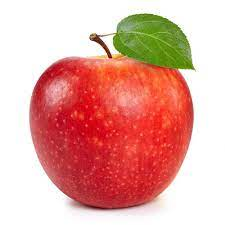
%> input picture A2/1.jpg, 225 x 225 px
$ octave q1.m   (GNU Octave 9; MATLAB toolbox functions it lacks are replaced by stand-ins)
%> lines starting %> are read from the running program, lines starting %| are printed output that depends on the picture
clc;
close;
% Step 1: Read the image
im = imread('1.jpg');
%> im is the input picture: size 225x225x3 uint8; mean R, G, B 227.6, 167.8, 159

% Step 2: Print the image size
[im_h, im_w, im_s] = size(im);
%> im_h = 225; im_w = 225; im_s = 3
disp(['Image Height: ',num2str(im_h)]);
%| Image Height: 225
disp(['Image Width: ',num2str(im_w)]);
%| Image Width: 225
disp(['Image Scale:',num2str(im_s)]);
%| Image Scale:3

% Step 3: Convert to grayscale if RGB
if size(im, 3) == 3
    gray = rgb2gray(im);
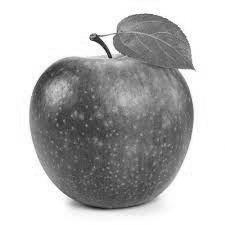
%> gray: size 225x225 uint8; min 22, max 255, mean 184.7
else
    gray = im;
end

% Step 4: Plot RGB and grayscale images side-by-side subplot
figure;
subplot(1, 2, 1);
imshow(im);
title('RGB Image');

subplot(1, 2, 2);
imshow(gray);
title('Grayscale Image');

% Step 5: Print min, max, and mean intensity
disp(['Min Intensity: ', num2str(min(im(:)))]);
%| Min Intensity: 0
disp(['Max Intensity: ', num2str(max(im(:)))]);
%| Max Intensity: 255
disp(['Mean Intensity: ', num2str(mean(im(:)))]);
%| Mean Intensity: 184.8431

% Step 6: Find image bit depth
info = imfinfo('1.jpg');
bit_depth = info.BitDepth;
disp(['Image Bit Depth: ', num2str(bit_depth)]);

% Step 7: Plot histogram
figure;
imhist(im);
title('Histogram of the Image');
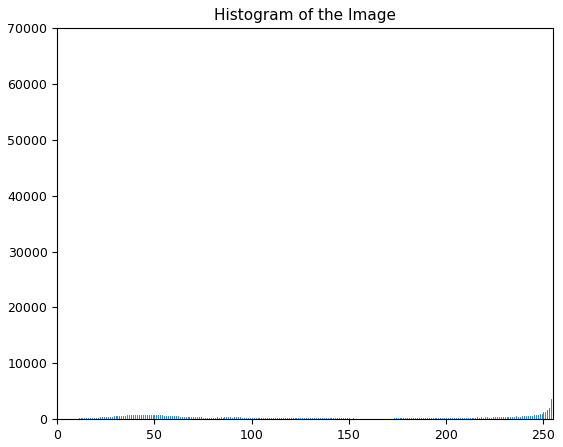
%> figure redrawn from the program's plot data; highest point at x = 255, y = 63255

% Step 8: Apply histogram equalization and CLAHE for gray image
heq = histeq(gray);
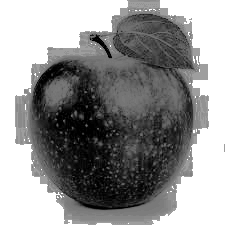
%> heq: size 225x225 uint8; min 0, max 255, mean 144.6
aheq = adapthisteq(gray);
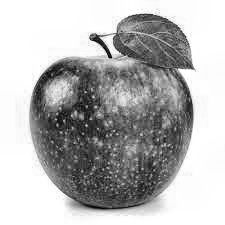
%> aheq: size 225x225 uint8; min 0, max 255, mean 180.8

% Step 9: Which output is better heq or aheq
figure;
subplot(3, 1, 1);
imshow(gray, []);
title('Original Grayscale Image');

subplot(3, 1, 2);
imshow(heq, []);
title('Histogram Equalization (HEQ)');

subplot(3, 1, 3);
imshow(aheq, []);
title('Contrast-Limited Adaptive Histogram Equalization (CLAHE)');
disp('CLAHE is better')
% Histogram equalization enhances the image's overall contrast
% Adaptive histogram equalization boosts the image's quality.
% Adaptive Histogram Equalization, in my opinion, produces superior results.
% It illustrates, by looking at the results of histogram equalization,
% that it might have increased contrast but might have also brought in darkness in some areas.
% In contrast, Adaptive Histogram Equalization describes how it keeps the details,
% enhances contrast, and prevents difficulties with darkening as shown in the

$ run again, with A2/2.jpg copied over A2/1.jpg
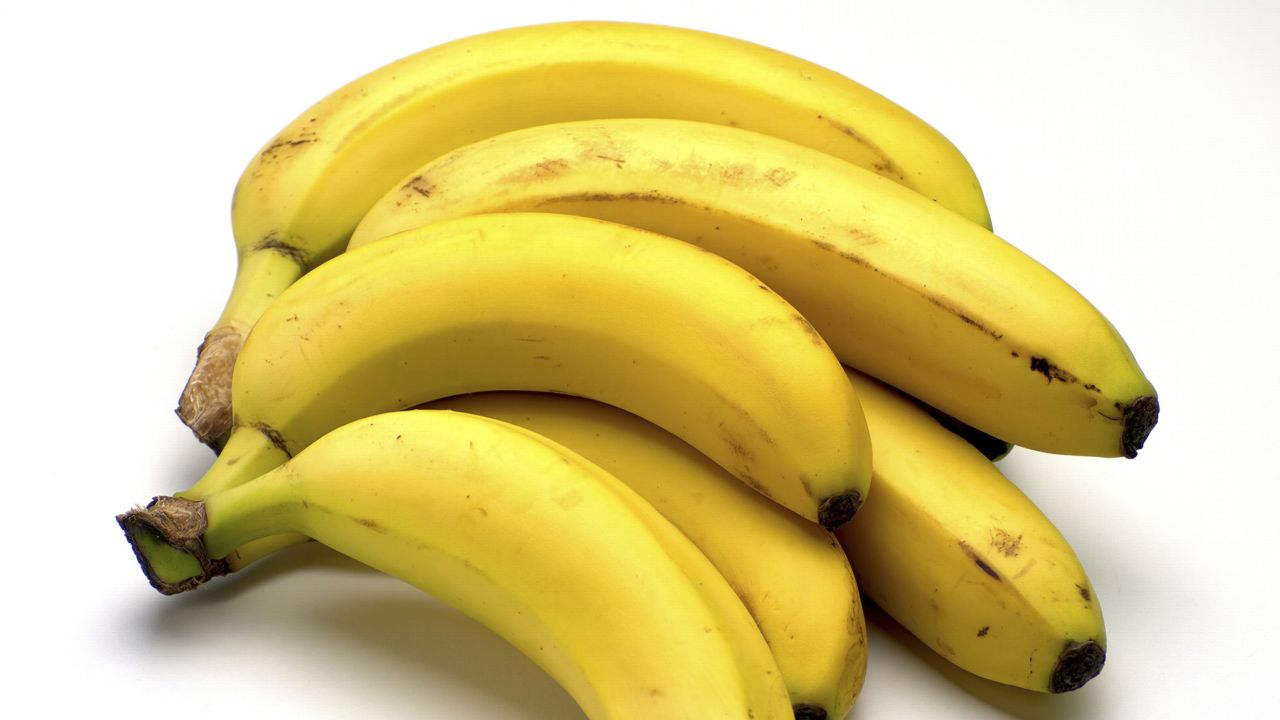
%> input picture A2/2.jpg, 1280 x 720 px
%> im is the input picture: size 720x1280x3 uint8; mean R, G, B 218.5, 202.5, 136.2
%| Image Height: 720
%| Image Width: 1280
%| Image Scale:3
%| Min Intensity: 0
%| Max Intensity: 255
%| Mean Intensity: 185.7403
%> `heq = histeq(gray);`:
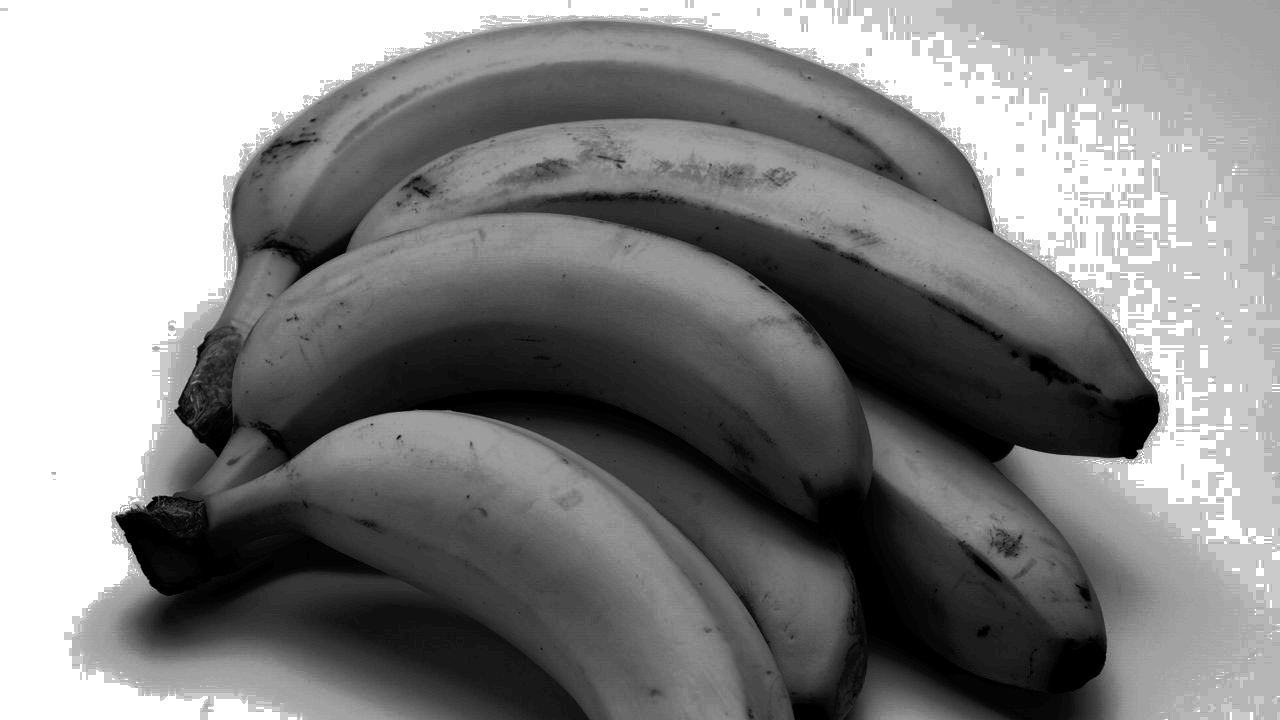
%> heq: size 720x1280 uint8; min 0, max 255, mean 132.5
%> `aheq = adapthisteq(gray);`:
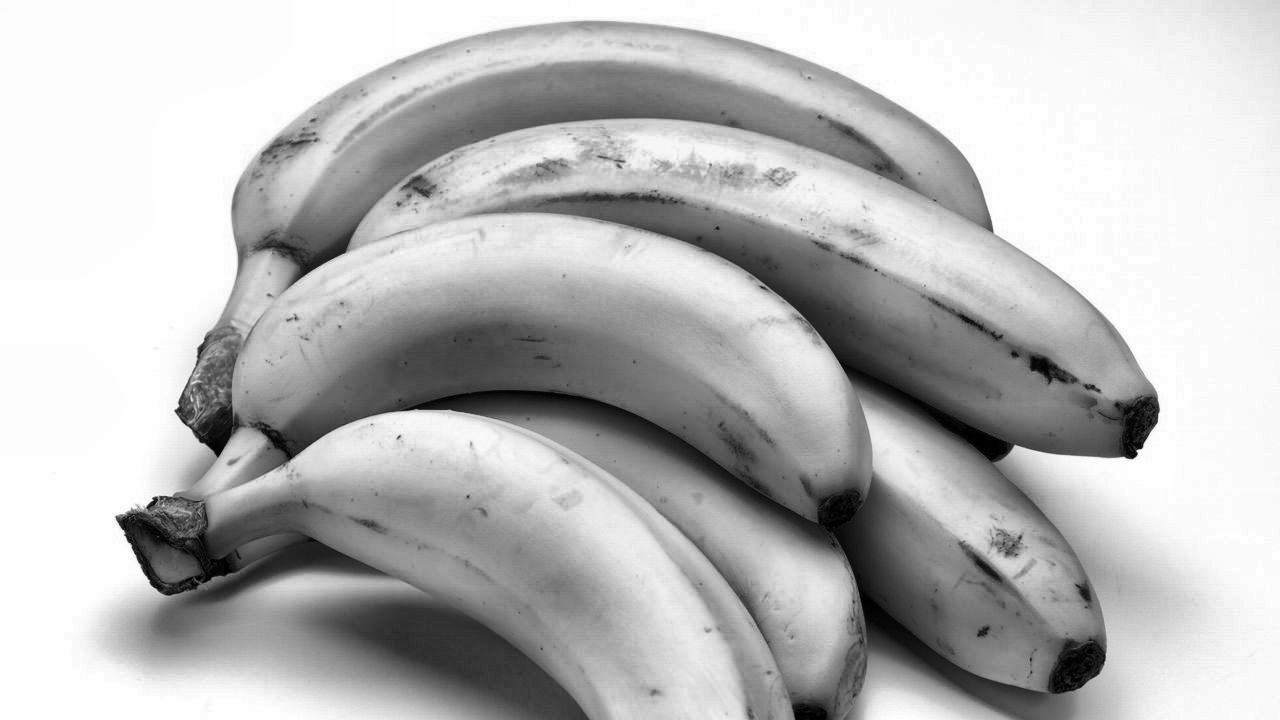
%> aheq: size 720x1280 uint8; min 0, max 255, mean 186

$ run again, with A2/3.jpg copied over A2/1.jpg
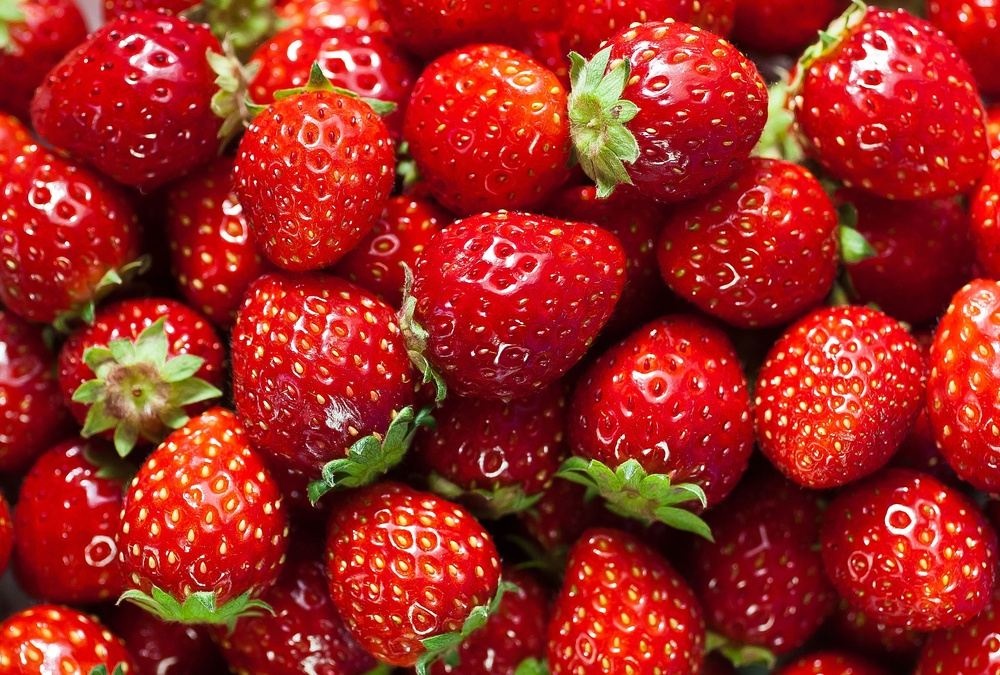
%> input picture A2/3.jpg, 1000 x 675 px, shrunk from 2560 x 1728 before the run
%> im is the input picture: size 675x1000x3 uint8; mean R, G, B 161.2, 40.2, 32.3
%| Image Height: 675
%| Image Width: 1000
%| Image Scale:3
%| Min Intensity: 0
%| Max Intensity: 255
%| Mean Intensity: 77.8971
%> `heq = histeq(gray);`:
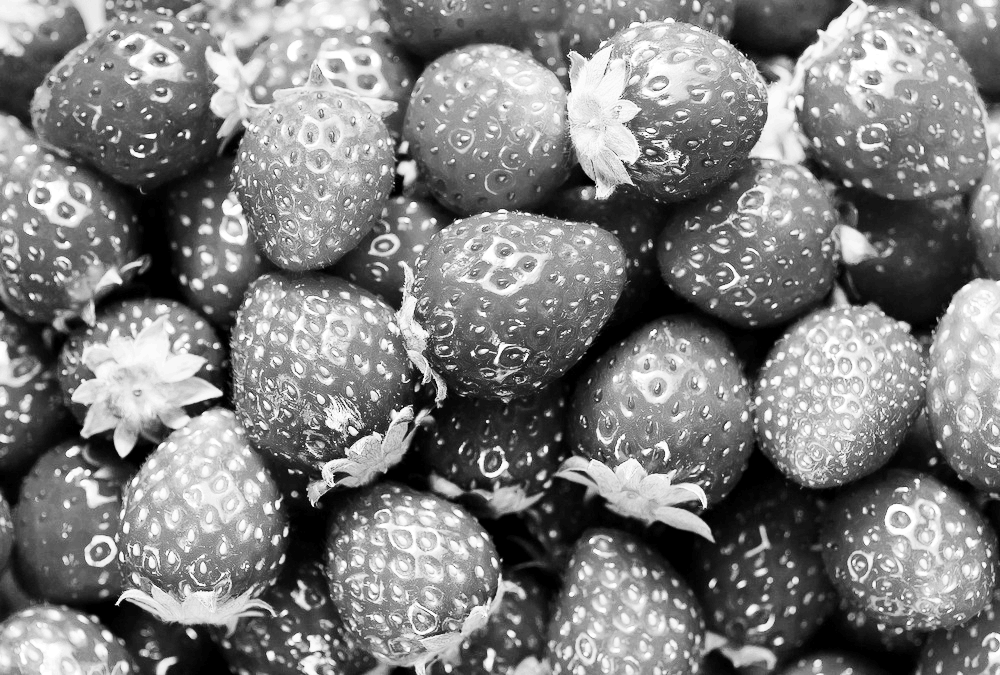
%> heq: size 675x1000 uint8; min 0, max 255, mean 126.5
%> `aheq = adapthisteq(gray);`:
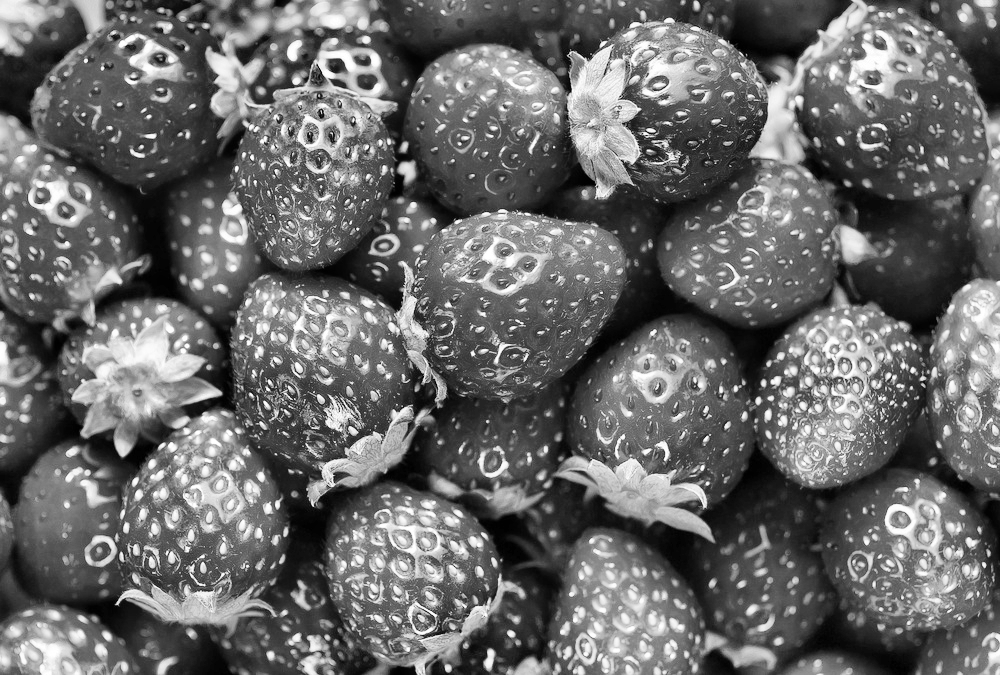
%> aheq: size 675x1000 uint8; min 0, max 255, mean 105

$ run again, with A2/4.jpg copied over A2/1.jpg
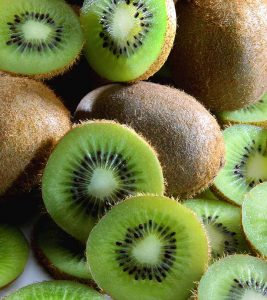
%> input picture A2/4.jpg, 267 x 300 px
%> im is the input picture: size 300x267x3 uint8; mean R, G, B 113.2, 120, 69.4
%| Image Height: 300
%| Image Width: 267
%| Image Scale:3
%| Min Intensity: 0
%| Max Intensity: 255
%| Mean Intensity: 100.8782
%> `title('Histogram of the Image');`:
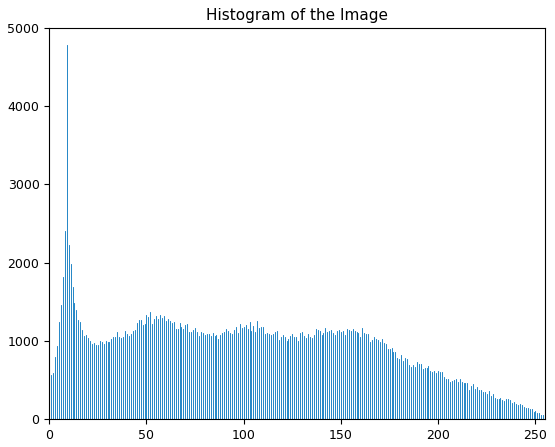
%> figure redrawn from the program's plot data; highest point at x = 9, y = 4786
%> `aheq = adapthisteq(gray);`:
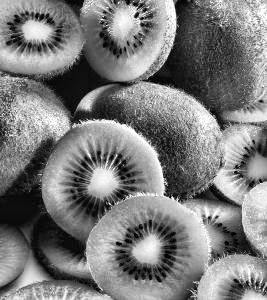
%> aheq: size 300x267 uint8; min 0, max 255, mean 123.5
